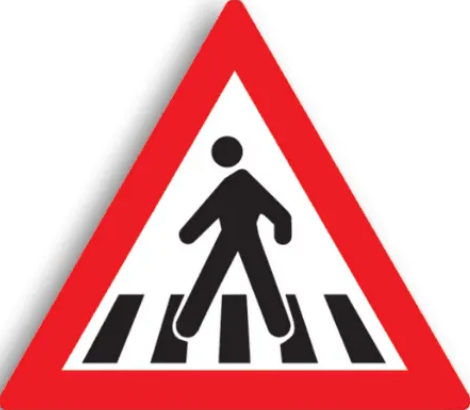
#> input picture detect-signs/c++/templates/crossing.png, 470 x 410 px
$ python png-to-mask.py crossing.png
#> lines starting #> are read from the running program, lines starting #| are printed output that depends on the picture
import cv2 as cv
import sys
import numpy as np

HUE_OFFSET = 10
WHITE_MAX_SATURATION = 80
BLACK_MAX_VALUE = 80

RED = 256/2
WHITE = 255
BLACK = 0

SAVE_SIZE = 200

def convert_to_mask():
    if len(sys.argv) <= 1:
        print("no input img")
        return;

    img_name = sys.argv[1]
    img = cv.imread(img_name)
#> img is the input picture: shape (410, 470, 3); mean B, G, R 173.1, 170.8, 225.1
    width_height_ratio = img.shape[1] / img.shape[0]
#> width_height_ratio = 1.15
    img = cv.resize(img, (SAVE_SIZE, int(SAVE_SIZE / width_height_ratio)))
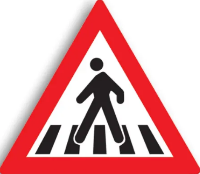
#> img: shape (174, 200, 3); mean B, G, R 173.1, 170.8, 225.1

    hsv_img = cv.cvtColor(img, cv.COLOR_BGR2HSV)
#> hsv_img: shape (174, 200, 3); mean H, S, V 68.6, 61.1, 225.2
    mask = cv.cvtColor(img, cv.COLOR_BGR2GRAY)
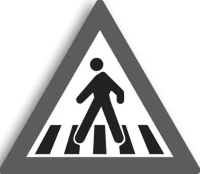
#> mask: shape (174, 200); min 26, max 255, mean 187.3

    for i in range(hsv_img.shape[0]):
        for j in range(hsv_img.shape[1]):
            if hsv_img[i][j][2] < BLACK_MAX_VALUE:
                mask[i][j] = BLACK
            elif (hsv_img[i][j][0] < HUE_OFFSET or hsv_img[i][j][0] > 179 - HUE_OFFSET) \
                and hsv_img[i][j][1] > WHITE_MAX_SATURATION:
                mask[i][j] = RED
            else:
                mask[i][j] = WHITE
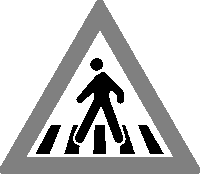
#> mask: shape (174, 200); min 0, max 255, mean 197.8

    target_values = np.array([BLACK, RED, WHITE])

    cv.imwrite("crossing_mask.png", mask)

convert_to_mask()
